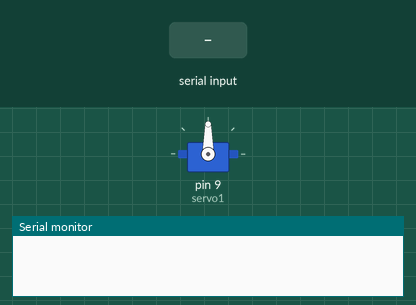
Simulated run of this sketch. Board: Arduino Uno, built with avr-gcc and run on an emulated ATmega328P. On the bench: servo, the last lines printed to the serial monitor. The test bench sets the inputs (shaded band).

Above: at 1.2 s.
1.3 s: "unlock\n" received over Serial
At 2.5 s:
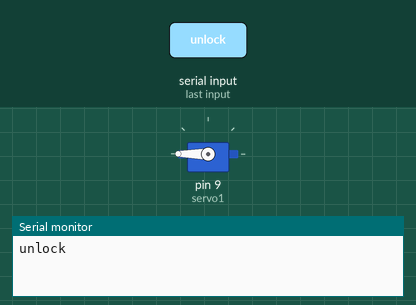
2.8 s: "lock\n" received over Serial
At 3.5 s:
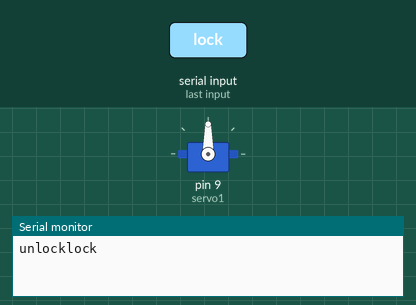
Timing chart, 0 to 5.8 s (numbered marks = the images above; inputs shaded):
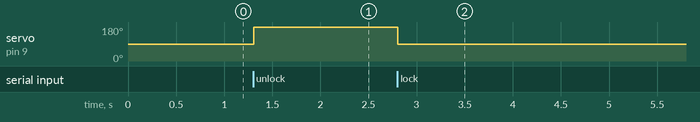

The sketch:

serial_servo_testing.ino
```cpp
#include <Servo.h>

Servo servo1; // servo object to control

String str;

void setup() {
  Serial.begin(9600); // opens serial port, sets data rate to 9600 bps
  servo1.attach(9); // attaches the servo to pin 9
  servo1.write(90);
  // put your setup code here, to run once:
}

void loop() {
  str = "";
  // send data only when you receive data:
  if (Serial.available() > 0) {
    // read the incoming byte:
    str = Serial.readStringUntil('\n');
    Serial.flush();
    if (str == "unlock"){
      servo1.write(180);
    }
    else if (str == "lock"){
      servo1.write(90);
    }
    Serial.print(str);
  }

}
  // put your main code here, to run repeatedly:
```

Measured:
- after the input at 1.3 s, servo on pin 9 (servo1): 90° → 180° at once
- after the input at 2.8 s, servo on pin 9 (servo1): 180° → 90° at once
